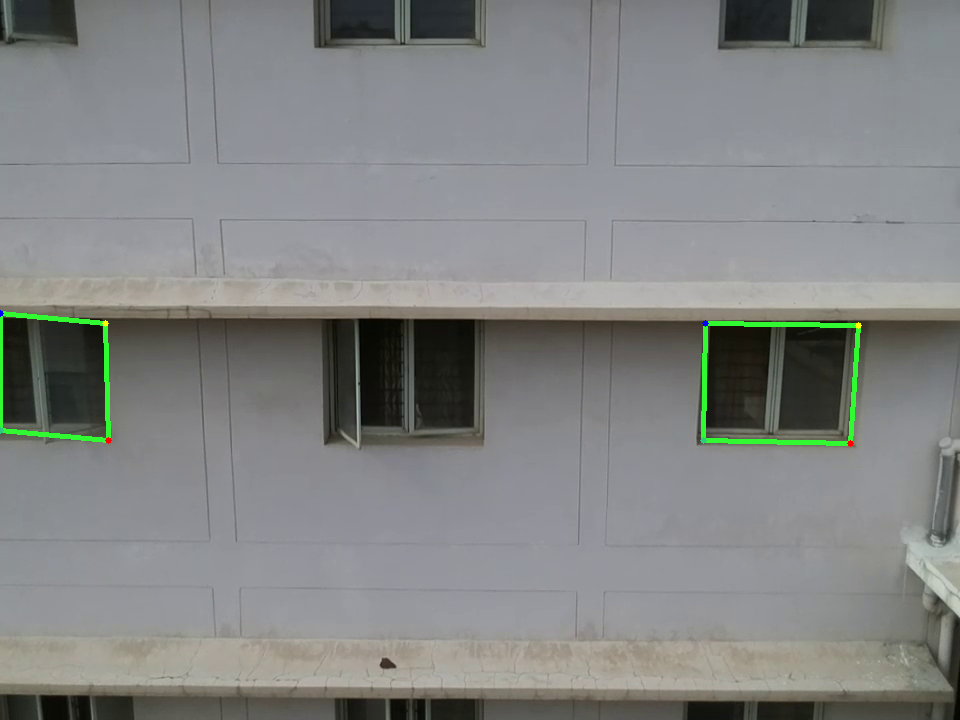
#> input picture templateMatching/images/resnet/vis_Bakul_002_000920.png, 960 x 720 px, found by its file name
$ jupyter execute matchTemplate.ipynb
#> lines starting #> are read from the running program, lines starting #| are printed output that depends on the picture; after the words box and inside, x2 and y2 are one past the last pixel; in counts of white or black regions, pixels touching at a corner belong together
[cell 1]
import cv2
import numpy as np
import matplotlib.pyplot as plt

[cell 2]
fileName = 'vis_Bakul_002_000920.png'
imgDirPath = 'F:\\IIIT-H Work\\win_det_heatmaps\\rrcServerData\\templateMatching\\images\\resnet\\'
imgPath = imgDirPath + fileName
# Reading the main image
img_rgb = cv2.imread(imgPath,1)
#> img_rgb is the input picture: shape (720, 960, 3); mean B, G, R 130.7, 131.7, 129.8
# It is need to be convert it to grayscale

Read the template

[cell 3]
template = img_rgb[319:451,699:864, :]
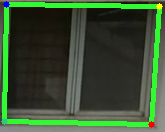
#> template: shape (132, 165, 3); mean B, G, R 50.7, 80.8, 57.6
print(template.shape)
#| (132, 165, 3)
plt.imshow(template)
plt.title('template')
searchImg = img_rgb[319:451, : ,:]
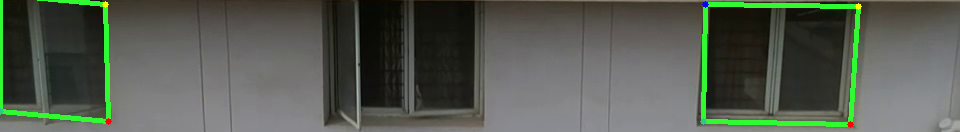
#> searchImg: shape (132, 960, 3); mean B, G, R 80.7, 90.8, 84.7

[cell 4]
img_gray = cv2.cvtColor(img_rgb, cv2.COLOR_BGR2GRAY)
template_gray = cv2.cvtColor(template, cv2.COLOR_BGR2GRAY)
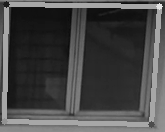
#> template_gray: shape (132, 165); min 9, max 226, mean 70.3
searchImg_gray = cv2.cvtColor(searchImg, cv2.COLOR_BGR2GRAY)
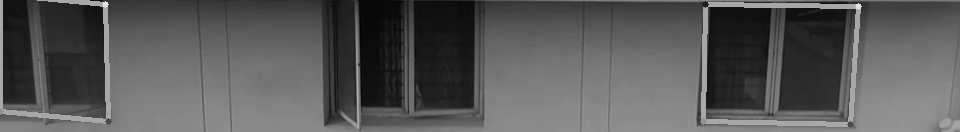
#> searchImg_gray: shape (132, 960); min 1, max 226, mean 87.8

[cell 5]
print('img_grayshape', img_gray.shape)
#| img_grayshape (720, 960)

[cell 6]
print(template_gray.shape)
#| (132, 165)
# Store width in variable w and height in variable h of template
w, h = template_gray.shape[::-1]
#> w = 165; h = 132
# Now we perform match operations.
res = cv2.matchTemplate(searchImg_gray,template_gray,cv2.TM_CCOEFF_NORMED)
# Declare a threshold
threshold = 0.6
# Store the coordinates of matched region in a numpy array
loc = np.where( res >= threshold)
#> loc = 30 positions, rows 0 to 0, columns 687 to 716
# Draw a rectangle around the matched region.
for pt in zip(*loc[::-1]):
    cv2.rectangle(searchImg, pt, (pt[0] + w, pt[1] + h), (255,0,0), 1)
#> this loop made 30 passes
#> pt on passes 1 to 12: (687, 0), (688, 0), (689, 0), (690, 0), (691, 0), (692, 0), (693, 0), (694, 0), (695, 0), (696, 0), (697, 0), (698, 0)
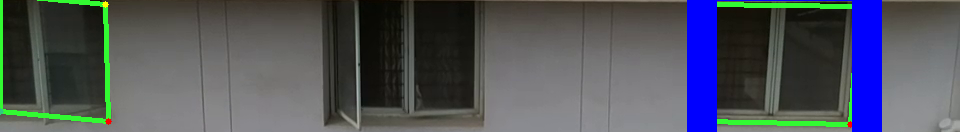
#> searchImg: shape (132, 960, 3); 6.33% of pixels changed, all inside (x1, y1, x2, y2) = (687, 0, 882, 132)
# Now display the final matched template image
cv2.imshow('Detected',searchImg)
cv2.imwrite('Template_' +  '0.6_threshold_' + fileName, template)
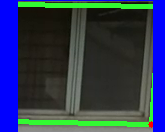
#> saved as Template_0.6_threshold_vis_Bakul_002_000920.png: shape (132, 165, 3); mean B, G, R 86.5, 57.1, 44.4
cv2.imwrite('TemplateMatched_'  + '0.6_threshold_' + fileName, searchImg)
# wait for a key to be pressed to exit
cv2.waitKey(0)
#> Out = 27
